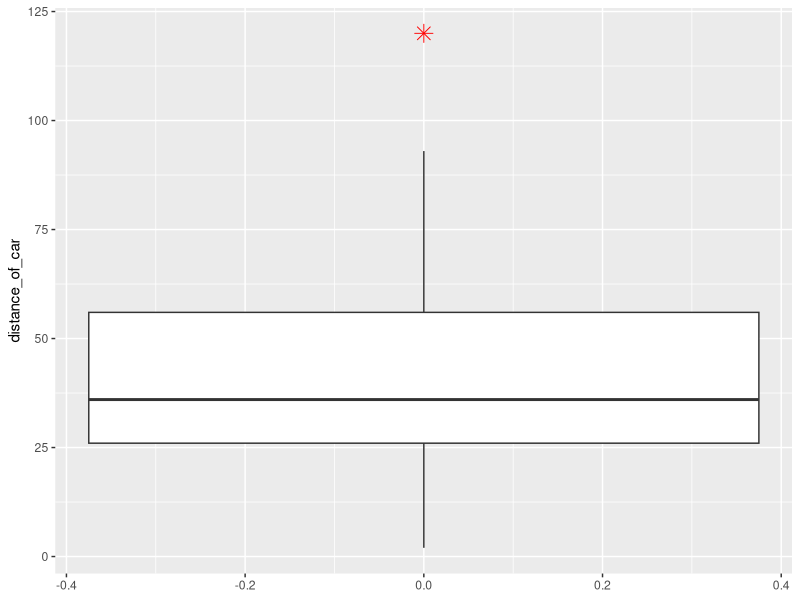
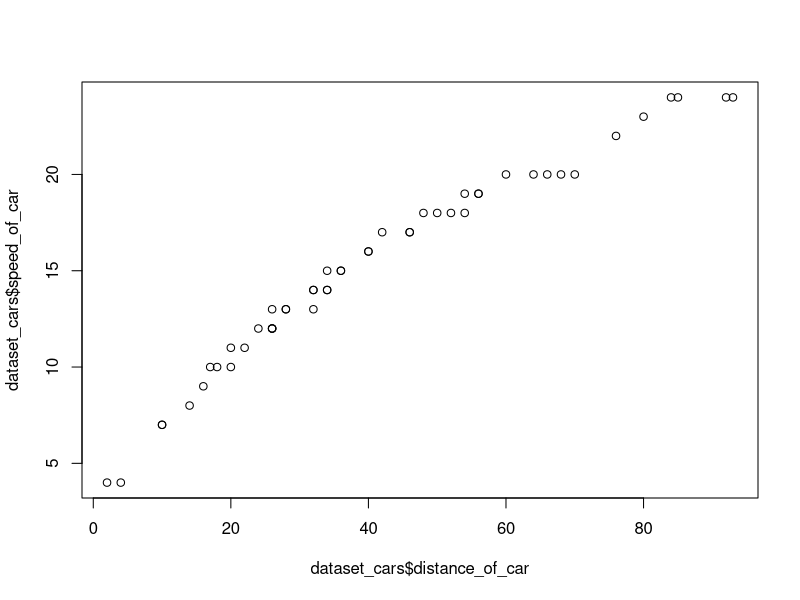
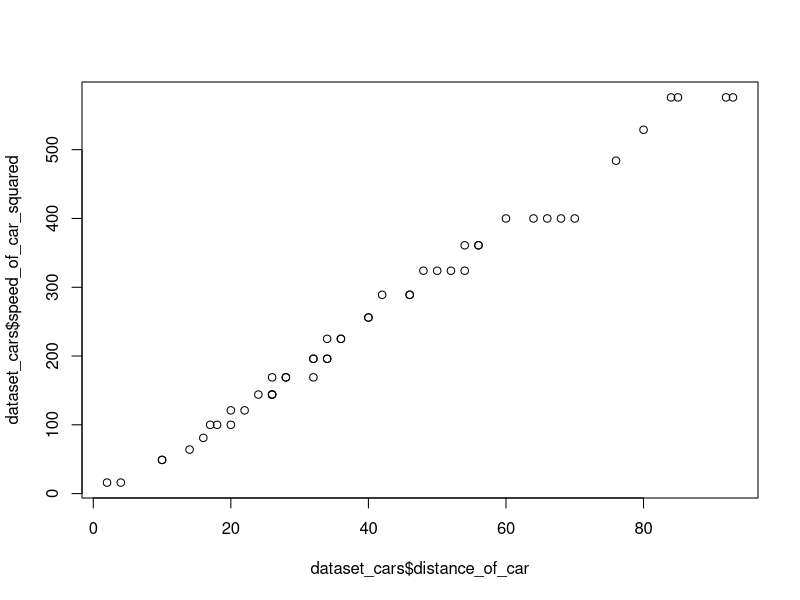
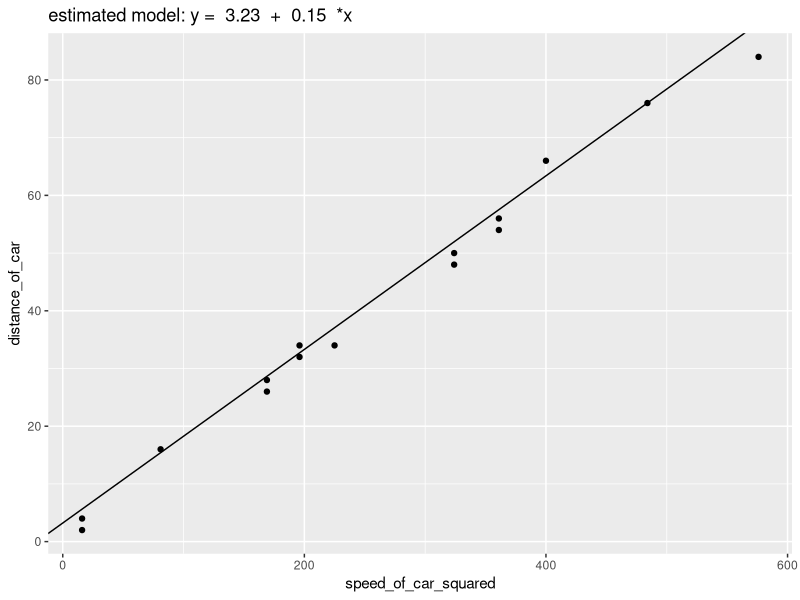
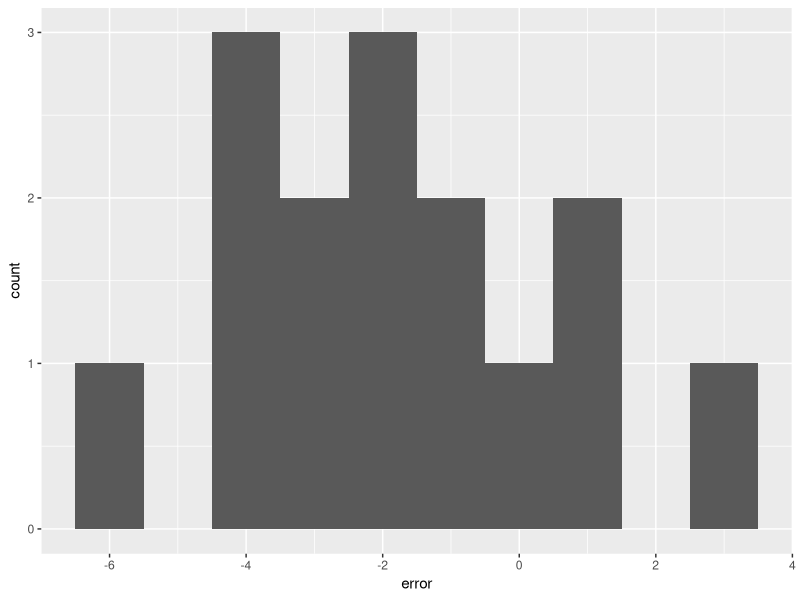

The R source for these figures, in order:
## ---- chunk 1
knitr::opts_chunk$set(echo = TRUE)
## ---- chunk 2
#Import all used libraries
library(readr)
library(ggplot2)

#Import dataset_cars and rename the variables
dataset_cars <- read.csv('./R Tutorial Data Sets/cars.csv', header = TRUE)
names(dataset_cars) <- c("name_of_car", "speed_of_car", "distance_of_car")
## ---- chunk 3
knitr::kable(dataset_cars[1:5,], align = "c")
## ---- chunk 4
summary_cars <- summary(dataset_cars)
knitr::kable(summary_cars, align = "c")
## ---- chunk 5
ggplot(dataset_cars, aes(y = distance_of_car)) + geom_boxplot(outlier.colour="red", outlier.shape=8, outlier.size=4)
## ---- chunk 6
quantile <- quantile(dataset_cars$distance_of_car)
knitr::kable(quantile, align="c")
## ---- chunk 7
outliers <- boxplot(dataset_cars$distance_of_car, plot=FALSE)$out
outliers_instance <- dataset_cars[which(dataset_cars$distance_of_car %in% outliers), ]
knitr::kable(outliers_instance, align="c")
## ---- chunk 8
dataset_cars <- dataset_cars[-which(dataset_cars$distance_of_car %in% outliers),]
## ---- chunk 9
plot(dataset_cars$distance_of_car, dataset_cars$speed_of_car)
## ---- chunk 10
dataset_cars$speed_of_car_squared <- dataset_cars$speed_of_car*dataset_cars$speed_of_car
## ---- chunk 11
plot(dataset_cars$distance_of_car, dataset_cars$speed_of_car_squared)
## ---- chunk 12

set.seed(123)

#Create training set and test set by using a 70/30 split 
train_size <- round(nrow(dataset_cars)*0.70)
test_size <- nrow(dataset_cars) - train_size
training_indices <- sample(seq_len(nrow(dataset_cars)), size = train_size)
training_set <- dataset_cars[training_indices,]
test_set <- dataset_cars[-training_indices,]

#Fit Linear model
lm_model1 <- lm(distance_of_car~ speed_of_car_squared, training_set)
summary_model1 <- summary(lm_model1)
print(summary_model1)

#Store coefficients and equation of final model
lm_model1_coef <- coefficients(lm_model1)
lm_model1_intercept <- lm_model1_coef[1]
lm_model1_coef1 <- intercept <- lm_model1_coef[2]
lm_model1_eq <- paste("estimated model: y = ", round(lm_model1_intercept, 2), " + ", round(lm_model1_coef1, 2), " *x" )
## ---- chunk 13
#Make predictions on test set
lm_model1_test <- lm(distance_of_car~ speed_of_car_squared, test_set)
output_lm_model1_test <- summary(lm_model1_test)
print(output_lm_model1_test)
predictions_model1 <- predict(lm_model1, test_set)

#Add predictions and prediction error to dataframe test data and plot predictions against real values
test_set$prediction <- predictions_model1
test_set$error <- test_set$distance_of_car - predictions_model1
test_set$relative_error <- paste(round(((abs(test_set$error) / test_set$distance_of_car)*100), digits = 2), "%")
MRE <- round(mean((abs(test_set$error) / test_set$distance_of_car)*100), 2)
ggplot(test_set, aes(x = speed_of_car_squared, y = distance_of_car)) + geom_point() + geom_abline(intercept = lm_model1_intercept, slope = lm_model1_coef1) + ggtitle(lm_model1_eq)
## ---- chunk 14
ggplot(test_set, aes(error)) + geom_histogram(binwidth = 1)
## ---- chunk 15
predictions_table <- test_set[, c(1, 3, 5, 6, 7)]
predictions_table$prediction <- round(predictions_table$prediction, 2)
predictions_table$error <- round(predictions_table$error, 2)
predictions_table$relative_error <- predictions_table$relative_error
knitr::kable(predictions_table, align = "c")
